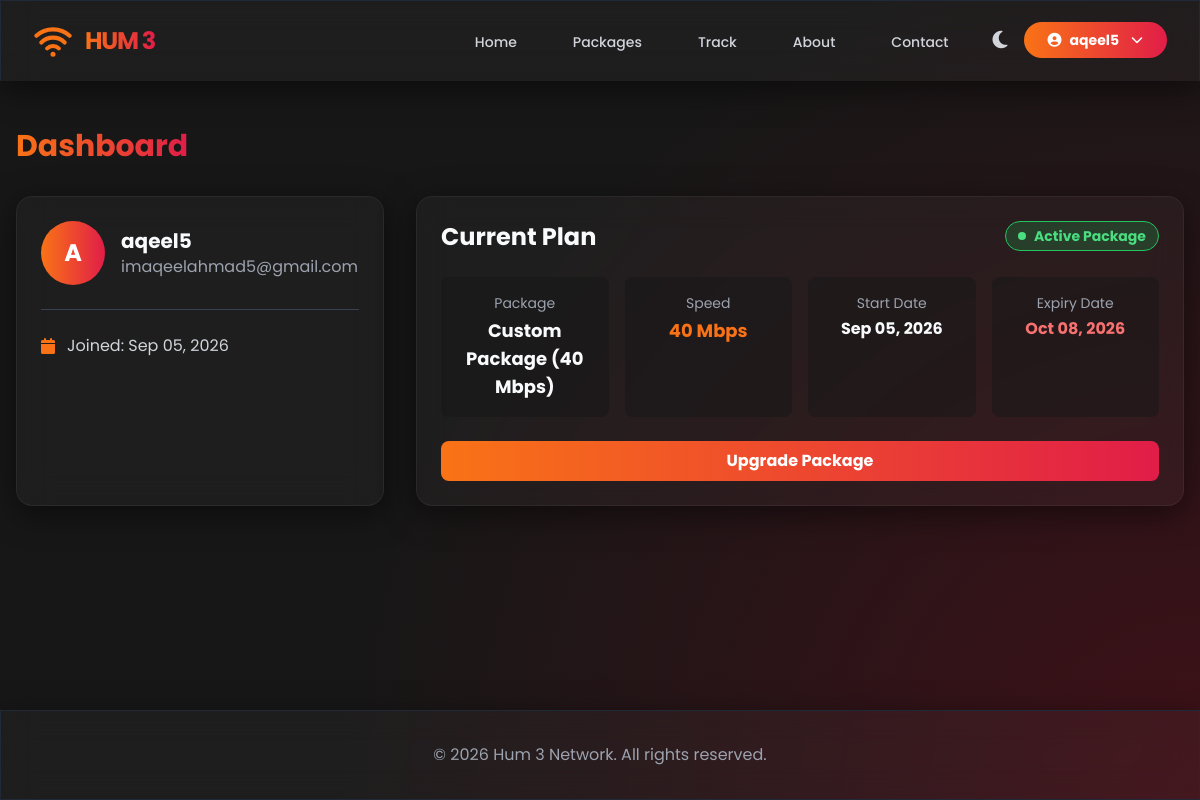
/accounts/dashboard/ (signed in), run on the app's committed database.
### billing/models.py (models this page shows, shortened)
class Subscription(models.Model):
    user = models.ForeignKey(User, on_delete=models.CASCADE)
    package = models.ForeignKey(Package, on_delete=models.CASCADE)
    start_date = models.DateField(default=date.today)
    expiry_date = models.DateField()
    active = models.BooleanField(default=False)

class Package(models.Model):
    name = models.CharField(max_length=100)
    speed_mbps = models.IntegerField()
    price = models.DecimalField(max_digits=10, decimal_places=2)
    active = models.BooleanField(default=True)

### accounts/views.py (the view)
# urls.py: path('dashboard/', views.dashboard, name='dashboard'),
def dashboard(request):
    if not request.user.is_authenticated:
        return redirect('login')
    active_sub = Subscription.objects.filter(user=request.user, active=True).order_by('-id').first()
    pending_payments = request.user.subscription_set.filter(payment__status='Pending')
    return render(request, 'accounts/dashboard.html', {
        'active_sub': active_sub,
        'has_pending': pending_payments.exists()
    })

### templates/accounts/dashboard.html (shortened to what this page needs)
{% extends 'base.html' %}
{% block content %}
<div class="max-w-7xl mx-auto px-4 py-12 relative z-10">
    <div class="flex justify-between items-center mb-8">
        <h2 class="text-2xl md:text-3xl font-bold gradient-text">Dashboard</h2>
    </div>
    <div class="grid grid-cols-1 md:grid-cols-3 gap-8">
        <div class="glass-panel p-6 rounded-2xl">
            <div class="flex items-center gap-4 mb-6">
                <div class="w-16 h-16 bg-gradient-to-r from-primary to-secondary rounded-full flex items-center justify-center text-2xl font-bold text-white">
                    {{ user.username|make_list|first|upper }}
                </div>
                <div>
                    <h3 class="text-xl font-bold">{{ user.username }}</h3>
                    <p class="text-gray-400">{{ user.email }}</p>
                </div>
            </div>
            <hr class="border-gray-700 mb-6">
            <ul class="space-y-3">
                <li class="flex items-center gap-3 text-gray-300">
                    <i class="fas fa-calendar text-primary"></i> Joined: {{ user.date_joined|date:"M d, Y" }}
                </li>
            </ul>
        </div>
        <div class="glass-panel p-6 rounded-2xl md:col-span-2">
            <div class="flex justify-between items-start mb-6">
                <h3 class="text-2xl font-bold">Current Plan</h3>
                {% if active_sub %}
                    <span class="bg-green-500/20 text-green-400 px-3 py-1 rounded-full text-sm font-bold border border-green-500 flex items-center gap-2">
                        <span class="w-2 h-2 rounded-full bg-green-400 animate-pulse"></span> Active Package
                    </span>
                {% else %}
                    <span class="bg-gray-500/20 text-gray-400 px-3 py-1 rounded-full text-sm font-bold border border-gray-500">
                        No Active Package
                    </span>
                {% endif %}
            </div>
            {% if active_sub %}
                <div class="grid grid-cols-2 md:grid-cols-4 gap-4 mb-6">
                    <div class="bg-darkBg/50 p-4 rounded-lg text-center">
                        <p class="text-gray-400 text-sm mb-1">Package</p>
                        <p class="font-bold text-lg">{{ active_sub.package.name }}</p>
                    </div>
                    <div class="bg-darkBg/50 p-4 rounded-lg text-center">
                        <p class="text-gray-400 text-sm mb-1">Speed</p>
                        <p class="font-bold text-lg text-primary">{{ active_sub.package.speed_mbps }} Mbps</p>
                    </div>
                    <div class="bg-darkBg/50 p-4 rounded-lg text-center">
                        <p class="text-gray-400 text-sm mb-1">Start Date</p>
                        <p class="font-bold">{{ active_sub.start_date|date:"M d, Y" }}</p>
                    </div>
                    <div class="bg-darkBg/50 p-4 rounded-lg text-center">
                        <p class="text-gray-400 text-sm mb-1">Expiry Date</p>
                        <p class="font-bold text-red-400">{{ active_sub.expiry_date|date:"M d, Y" }}</p>
                    </div>
                </div>
                <div class="flex gap-4">
                    <a href="{% url 'packages' %}" class="bg-gradient-to-r from-primary to-secondary text-white px-6 py-2 rounded-lg font-bold btn-glow text-center flex-1">Upgrade Package</a>
                </div>
            {% endif %}
        </div>
    </div>
</div>
{% endblock %}

### templates/base.html (shortened to what this page needs)
<!DOCTYPE html>
<html lang="en" class="dark">
<head>
    <script src="https://cdn.tailwindcss.com"></script>
    <link rel="stylesheet" href="https://cdnjs.cloudflare.com/ajax/libs/font-awesome/6.4.0/css/all.min.css">
</head>
<body class="antialiased selection:bg-primary selection:text-white flex flex-col min-h-screen"
      x-data="{ lightMode: localStorage.getItem('theme') === 'light' }"
      x-init="$watch('lightMode', val => {
          localStorage.setItem('theme', val ? 'light' : 'dark');
          if(val) document.documentElement.classList.add('light-theme');
          else document.documentElement.classList.remove('light-theme');
      });
      if(lightMode) document.documentElement.classList.add('light-theme');">
    <div class="particles" id="particles"></div>
    <nav class="fixed w-full z-50 glass-panel border-b-0 border-b border-gray-800" x-data="{ mobileMenuOpen: false }">
        <div class="max-w-7xl mx-auto px-4 sm:px-6 lg:px-8">
            <div class="flex items-center justify-between h-20">
                <div class="flex items-center">
                    <a href="{% url 'home' %}" class="flex items-center gap-3 group">
                        <span class="text-2xl font-bold tracking-tighter gradient-text">HUM 3</span>
                    </a>
                </div>
                <div class="hidden md:block">
                    <div class="ml-10 flex items-baseline space-x-8">
                        <a href="{% url 'home' %}" class="nav-link text-gray-300 hover:text-white px-3 py-2 rounded-md text-sm font-medium transition-colors ">Home</a>
                        <a href="{% url 'packages' %}" class="nav-link text-gray-300 hover:text-white px-3 py-2 rounded-md text-sm font-medium transition-colors ">Packages</a>
                        <a href="{% url 'track' %}" class="nav-link text-gray-300 hover:text-white px-3 py-2 rounded-md text-sm font-medium transition-colors ">Track</a>
                        <a href="{% url 'about' %}" class="nav-link text-gray-300 hover:text-white px-3 py-2 rounded-md text-sm font-medium transition-colors ">About</a>
                        <a href="{% url 'contact' %}" class="nav-link text-gray-300 hover:text-white px-3 py-2 rounded-md text-sm font-medium transition-colors ">Contact</a>
                        <div class="flex items-center gap-4">
                            <button @click="lightMode = !lightMode" class="text-gray-300 hover:text-white transition focus:outline-none" title="Toggle Light/Dark Mode">
                                <i class="fas fa-moon text-xl" x-show="!lightMode"></i>
                            </button>
                            {% if user.is_authenticated %}
                            <div class="relative" x-data="{ open: false }" @click.away="open = false">
                                <button @click="open = !open" class="bg-gradient-to-r from-primary to-secondary text-white px-6 py-2 rounded-full text-sm font-bold btn-glow flex items-center gap-2">
                                    <i class="fas fa-user-circle"></i> {{ user.username }} <i class="fas fa-chevron-down ml-1 text-xs"></i>
                                </button>
                            </div>
                        {% else %}
                            <a href="{% url 'account_login' %}" class="bg-gradient-to-r from-primary to-secondary text-white px-6 py-2 rounded-full text-sm font-bold btn-glow flex items-center gap-2">
                                <i class="fas fa-sign-in-alt"></i> Login
                            </a>
                        {% endif %}
                        </div>
                    </div>
                </div>
            </div>
        </div>
    </nav>
    <main class="flex-grow pt-20">
        {% block content %}
        {% endblock content %}
    </main>
    <footer class="glass-panel mt-20 border-t border-gray-800 py-8">
        <div class="max-w-7xl mx-auto px-4 sm:px-6 lg:px-8 text-center text-gray-400">
            <p>&copy; 2026 Hum 3 Network. All rights reserved.</p>
        </div>
    </footer>
</body>
</html>

### templates/base.html (style rules this page uses)
body { font-family: 'Poppins', sans-serif; background-color: #171717; color: #f8fafc; overflow-x: hidden; }
.glass-panel { background: rgba(255, 255, 255, 0.03); backdrop-filter: blur(16px); -webkit-backdrop-filter: blur(16px); border: 1px solid rgba(255, 255, 255, 0.05); box-shadow: 0 8px 32px 0 rgba(0, 0, 0, 0.5); }
.gradient-text { background: linear-gradient(90deg, #f97316, #e11d48); -webkit-background-clip: text; -webkit-text-fill-color: transparent; background-clip: text; }
.particles { position: fixed; top: 0; left: 0; width: 100vw; height: 100vh; z-index: -1; overflow: hidden; background: radial-gradient(circle at center, #3f1118 0%, #171717 60%); background-size: 200% 200%; animation: bgShift 15s ease infinite; }
.nav-link { position: relative; }
.nav-link::after { content: ''; position: absolute; width: 0; height: 2px; bottom: 6px; left: 50%; transform: translateX(-50%); background: linear-gradient(90deg, #f97316, #e11d48); transition: width 0.3s ease; }
.btn-glow { transition: all 0.3s ease; }

### data on the page
Subscription: package.name "Custom Package (40 Mbps)", package.speed_mbps "40", start_date "Sep 05, 2026", expiry_date "Oct 08, 2026"

### other printed values
{{ user.username }} "aqeel5"
{{ user.username|make_list|first|upper }} "A"
{{ user.email }} "imaqeelahmad5@gmail.com"
{{ user.date_joined|date:"M d, Y" }} "Sep 05, 2026"
